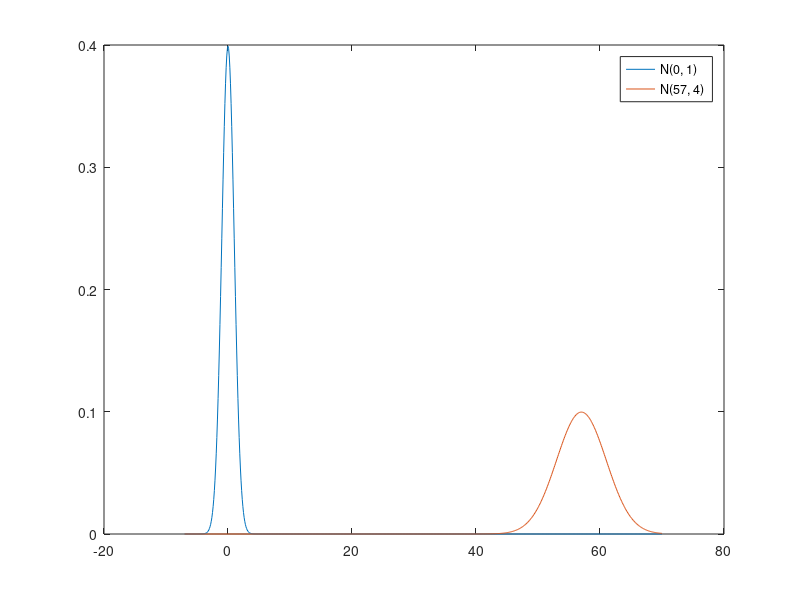

The MATLAB source for this figure:
%{
x = [-20:.1:20];
y1 = normpdf(x,0,1);
y2 = normpdf(x,0,4);
y3 = normpdf(x,0,9);
y4 = normpdf(x,4,4);

plot(x, y1, x, y2, x, y3, x, y4);

legend('N(0, 1)','N(0, 4)','N(0, 9)','N(4, 4)');
%}
x = [-7:.1:70];
y1 = normpdf(x,0,1);
y2 = normpdf(x,57,4);


plot(x, y1, x, y2);

legend('N(0, 1)','N(57, 4)');